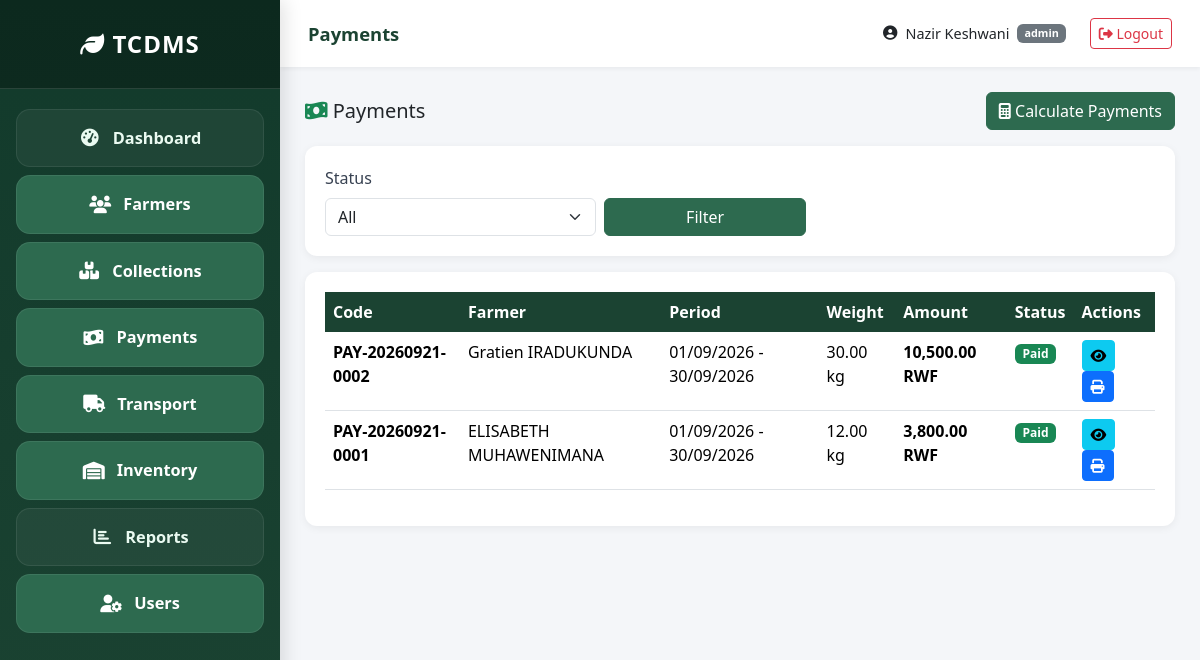
/modules/payments/index.php (signed in), run on the app's committed database.
### tables this page shows
CREATE TABLE `payments` (
  `id` int(11) NOT NULL,
  `payment_code` varchar(30) NOT NULL,
  `farmer_id` int(11) NOT NULL,
  `period_start` date NOT NULL,
  `period_end` date NOT NULL,
  `total_weight_kg` decimal(10,2) NOT NULL DEFAULT 0.00,
  `total_amount` decimal(12,2) NOT NULL DEFAULT 0.00,
  `deductions` decimal(10,2) DEFAULT 0.00,
  `net_amount` decimal(12,2) NOT NULL DEFAULT 0.00,
  `payment_method` enum('bank_transfer','mobile_money','cash') NOT NULL,
  `payment_status` enum('pending','processing','paid','failed') DEFAULT 'pending',
  `paid_at` datetime DEFAULT NULL,
  `processed_by` int(11) DEFAULT NULL,
  `notes` text DEFAULT NULL,
  `created_at` timestamp NOT NULL DEFAULT current_timestamp()
);

### config/database.php (called while the page is built, shortened)
<?php
function getDBConnection() {
    static $pdo = null;
    if ($pdo === null) {
        $dsn = 'mysql:host=' . DB_HOST . ';dbname=' . DB_NAME . ';charset=' . DB_CHARSET;
        $options = [
            PDO::ATTR_ERRMODE            => PDO::ERRMODE_EXCEPTION,
            PDO::ATTR_DEFAULT_FETCH_MODE => PDO::FETCH_ASSOC,
            PDO::ATTR_EMULATE_PREPARES   => false,
        ];
        try {
            $pdo = new PDO($dsn, DB_USER, DB_PASS, $options);
        } catch (PDOException $e) {
            error_log('DB Error: ' . $e->getMessage());
            die('Database connection failed. Check XAMPP MySQL service.');
        }
    }
    return $pdo;
}
function dbQuery($sql, $params = []) {
    $stmt = getDBConnection()->prepare($sql);
    $stmt->execute($params);
    return $stmt;
}
function dbFetchAll($sql, $params = []) { return dbQuery($sql, $params)->fetchAll(); }

### modules/payments/index.php (the view, shortened to what this page needs)
<?php
require_once __DIR__ . '/../../includes/header.php';
require_once __DIR__ . '/../../includes/sidebar.php';
$sql = "SELECT p.*, CONCAT(f.first_name,' ',f.last_name) AS farmer_name, f.farmer_code
        FROM payments p JOIN farmers f ON f.id = p.farmer_id";
$params = [];
$sql .= " ORDER BY p.created_at DESC LIMIT 100";
$payments = dbFetchAll($sql, $params);
?>
<div class="d-flex justify-content-between align-items-center mb-3">
  <h5 class="mb-0"><i class="fas fa-money-bill-wave text-success"></i> Payments</h5>
  <a href="calculate.php" class="btn btn-success"><i class="fas fa-calculator"></i> Calculate Payments</a>
</div>
<div class="table-card mb-3">
  <form method="GET" class="row g-2 align-items-end">
    <div class="col-md-4"><label class="form-label">Status</label>
      <select name="status" class="form-select">
        <option value="">All</option>
      </select></div>
    <div class="col-md-3"><button class="btn btn-success w-100">Filter</button></div>
  </form>
</div>
<div class="table-card">
  <div class="table-responsive">
    <table class="table table-hover">
      <thead><tr>
        <th>Code</th><th>Farmer</th><th>Period</th><th>Weight</th><th>Amount</th><th>Status</th><th>Actions</th>
      </tr></thead>
      <tbody>
      <?php if (empty($payments)): ?>
        <tr><td colspan="7" class="text-center text-muted py-4">No payments found.</td></tr>
      <?php else: foreach ($payments as $p): ?>
        <tr>
          <td><strong><?= htmlspecialchars($p['payment_code']) ?></strong></td>
          <td><?= htmlspecialchars($p['farmer_name']) ?></td>
          <td><?= formatDate($p['period_start']) ?> - <?= formatDate($p['period_end']) ?></td>
          <td><?= formatWeight($p['total_weight_kg']) ?></td>
          <td><strong><?= formatCurrency($p['net_amount']) ?></strong></td>
          <td><?= getStatusBadge($p['payment_status']) ?></td>
          <td>
            <a href="view.php?id=<?= $p['id'] ?>" class="btn btn-sm btn-info"><i class="fas fa-eye"></i></a>
            <a href="statement.php?id=<?= $p['id'] ?>" class="btn btn-sm btn-primary" target="_blank"><i class="fas fa-print"></i></a>
          </td>
        </tr>
      <?php endforeach; endif; ?>
      </tbody>
    </table>
  </div>
</div>
<?php require_once __DIR__ . '/../../includes/footer.php'; ?>

### includes/functions.php (shortened to what this page needs)
<?php
require_once __DIR__ . '/../config/database.php';
function formatCurrency($amount) { return number_format((float)$amount, 2) . ' RWF'; }
function formatWeight($kg) { return number_format((float)$kg, 2) . ' kg'; }
function formatDate($d, $f = 'd/m/Y') { return $d ? date($f, strtotime($d)) : 'N/A'; }
function getStatusBadge($s) {
    $m = ['pending'=>['warning','Pending'],'verified'=>['info','Verified'],'processed'=>['success','Processed'],
          'paid'=>['success','Paid'],'processing'=>['info','Processing'],'failed'=>['danger','Failed'],
          'scheduled'=>['primary','Scheduled'],'in_transit'=>['warning','In Transit'],
          'delivered'=>['success','Delivered'],'cancelled'=>['danger','Cancelled']];
    [$c,$t] = $m[$s] ?? ['secondary', ucfirst($s)];
    return "<span class='badge bg-$c'>$t</span>";
}

### assets/css/style.css (style rules this page uses)
* { box-sizing: border-box; }
body { font-family: 'Segoe UI', Tahoma, sans-serif; background: #f4f6f9; margin: 0; }
.table-card { background: #fff; border-radius: 12px; padding: 20px; box-shadow: 0 2px 8px rgba(0,0,0,.06); margin-bottom: 20px; }
.table thead th { background: #1b4332; color: #fff; border: none; }
.btn-success { background: #2d6a4f; border-color: #2d6a4f; }
.form-label { font-weight: 500; color: #374151; }

### data on the page
payments: payment_code "PAY-20260921-0002", farmer_name "Gratien IRADUKUNDA", period_start "01/09/2026", period_end "30/09/2026", total_weight_kg "30.00 kg", net_amount "10,500.00 RWF"
payments: payment_code "PAY-20260921-0001", farmer_name "ELISABETH MUHAWENIMANA", period_start "01/09/2026", period_end "30/09/2026", total_weight_kg "12.00 kg", net_amount "3,800.00 RWF"

### other printed values
SITE_SHORT_NAME "TCDMS"
$pageTitle "Payments"
$user['first_name'] . ' ' . $user['last_name'] "Nazir Keshwani"
$user['role'] "admin"
